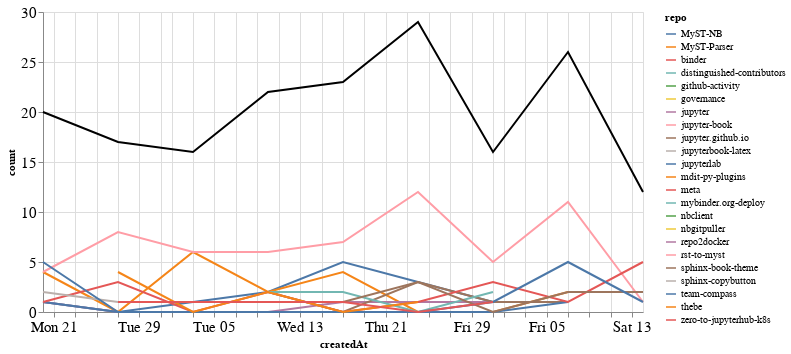

Here is the notebook cell this chart was saved with:
### Markdown cell above
### Comments

### Code cell
comments_time = comments.groupby('repo').resample('W', on='createdAt').count()['author'].reset_index()
comments_time = comments_time.rename(columns={'author': 'count'})
comments_time_total = comments_time.groupby('createdAt').agg({"count": "sum"}).reset_index()
ch1 = alt.Chart(comments_time, width=600).mark_line().encode(
    x='createdAt',
    y='count',
    color='repo',
    tooltip="repo"
)

ch2 = alt.Chart(comments_time_total, width=600).mark_line(color="black").encode(
    x='createdAt',
    y='count',
)

ch1 + ch2

### Figure 1 — Vega-Lite specification as saved in the notebook (floating-point values rounded to 4 significant figures)
{"config": {"axisLeft": {"labelFontSize": 15}, "axisBottom": {"labelFontSize": 15}}, "layer": [{"data": {"name": "data-e37dd3230e500dcab6b8db258f605a35"}, "mark": "line", "encoding": {"color": {"type": "nominal", "field": "repo"}, "tooltip": {"type": "nominal", "field": "repo"}, "x": {"type": "temporal", "field": "createdAt"}, "y": {"type": "quantitative", "field": "count"}}, "width": 600}, {"data": {"name": "data-fc7b9ab6b8c901619b9454146b9106be"}, "mark": {"type": "line", "color": "black"}, "encoding": {"x": {"type": "temporal", "field": "createdAt"}, "y": {"type": "quantitative", "field": "count"}}, "width": 600}], "$schema": "https://vega.github.io/schema/vega-lite/v4.8.1.json", "datasets": {"data-e37dd3230e500dcab6b8db258f605a35": [{"repo": "MyST-NB", "createdAt": "2020-12-20T00:00:00", "count": 1}, {"repo": "MyST-NB", "createdAt": "2020-12-27T00:00:00", "count": 0}, {"repo": "MyST-NB", "createdAt": "2021-01-03T00:00:00", "count": 1}, {"repo": "MyST-NB", "createdAt": "2021-01-10T00:00:00", "count": 2}, {"repo": "MyST-NB", "createdAt": "2021-01-17T00:00:00", "count": 5}, {"repo": "MyST-NB", "createdAt": "2021-01-24T00:00:00", "count": 3}, {"repo": "MyST-NB", "createdAt": "2021-01-31T00:00:00", "count": 1}, {"repo": "MyST-Parser", "createdAt": "2020-12-20T00:00:00", "count": 4}, {"repo": "MyST-Parser", "createdAt": "2020-12-27T00:00:00", "count": 0}, {"repo": "MyST-Parser", "createdAt": "2021-01-03T00:00:00", "count": 6}, {"repo": "MyST-Parser", "createdAt": "2021-01-10T00:00:00", "count": 2}, {"repo": "MyST-Parser", "createdAt": "2021-01-17T00:00:00", "count": 4}, {"repo": "MyST-Parser", "createdAt": "2021-01-24T00:00:00", "count": 0}, {"repo": "MyST-Parser", "createdAt": "2021-01-31T00:00:00", "count": 0}, {"repo": "MyST-Parser", "createdAt": "2021-02-07T00:00:00", "count": 2}, {"repo": "binder", "createdAt": "2021-01-31T00:00:00", "count": 1}, {"repo": "distinguished-contributors", "createdAt": "2020-12-20T00:00:00", "count": 1}, {"repo": "github-activity", "createdAt": "2021-01-17T00:00:00", "count": 2}, {"repo": "governance", "createdAt": "2021-01-24T00:00:00", "count": 1}, {"repo": "jupyter", "createdAt": "2020-12-20T00:00:00", "count": 1}, {"repo": "jupyter", "createdAt": "2020-12-27T00:00:00", "count": 0}, {"repo": "jupyter", "createdAt": "2021-01-03T00:00:00", "count": 0}, {"repo": "jupyter", "createdAt": "2021-01-10T00:00:00", "count": 0}, {"repo": "jupyter", "createdAt": "2021-01-17T00:00:00", "count": 1}, {"repo": "jupyter", "createdAt": "2021-01-24T00:00:00", "count": 1}, {"repo": "jupyter", "createdAt": "2021-01-31T00:00:00", "count": 1}, {"repo": "jupyter-book", "createdAt": "2020-12-20T00:00:00", "count": 4}, {"repo": "jupyter-book", "createdAt": "2020-12-27T00:00:00", "count": 8}, {"repo": "jupyter-book", "createdAt": "2021-01-03T00:00:00", "count": 6}, {"repo": "jupyter-book", "createdAt": "2021-01-10T00:00:00", "count": 6}, {"repo": "jupyter-book", "createdAt": "2021-01-17T00:00:00", "count": 7}, {"repo": "jupyter-book", "createdAt": "2021-01-24T00:00:00", "count": 12}, {"repo": "jupyter-book", "createdAt": "2021-01-31T00:00:00", "count": 5}, {"repo": "jupyter-book", "createdAt": "2021-02-07T00:00:00", "count": 11}, {"repo": "jupyter-book", "createdAt": "2021-02-14T00:00:00", "count": 1}, {"repo": "jupyter.github.io", "createdAt": "2021-01-10T00:00:00", "count": 2}, {"repo": "jupyter.github.io", "createdAt": "2021-01-17T00:00:00", "count": 0}, {"repo": "jupyter.github.io", "createdAt": "2021-01-24T00:00:00", "count": 3}, {"repo": "jupyter.github.io", "createdAt": "2021-01-31T00:00:00", "count": 1}, {"repo": "jupyter.github.io", "createdAt": "2021-02-07T00:00:00", "count": 1}, {"repo": "jupyterbook-latex", "createdAt": "2021-02-07T00:00:00", "count": 2}, {"repo": "jupyterlab", "createdAt": "2020-12-20T00:00:00", "count": 1}, {"repo": "jupyterlab", "createdAt": "2020-12-27T00:00:00", "count": 0}, {"repo": "jupyterlab", "createdAt": "2021-01-03T00:00:00", "count": 0}, {"repo": "jupyterlab", "createdAt": "2021-01-10T00:00:00", "count": 0}, {"repo": "jupyterlab", "createdAt": "2021-01-17T00:00:00", "count": 0}, {"repo": "jupyterlab", "createdAt": "2021-01-24T00:00:00", "count": 0}, {"repo": "jupyterlab", "createdAt": "2021-01-31T00:00:00", "count": 0}, {"repo": "jupyterlab", "createdAt": "2021-02-07T00:00:00", "count": 1}, {"repo": "mdit-py-plugins", "createdAt": "2021-02-07T00:00:00", "count": 1}, {"repo": "meta", "createdAt": "2020-12-20T00:00:00", "count": 1}, {"repo": "meta", "createdAt": "2020-12-27T00:00:00", "count": 3}, {"repo": "meta", "createdAt": "2021-01-03T00:00:00", "count": 0}, {"repo": "meta", "createdAt": "2021-01-10T00:00:00", "count": 2}, {"repo": "meta", "createdAt": "2021-01-17T00:00:00", "count": 0}, {"repo": "meta", "createdAt": "2021-01-24T00:00:00", "count": 1}, {"repo": "meta", "createdAt": "2021-01-31T00:00:00", "count": 3}, {"repo": "meta", "createdAt": "2021-02-07T00:00:00", "count": 1}, {"repo": "meta", "createdAt": "2021-02-14T00:00:00", "count": 5}, {"repo": "mybinder.org-deploy", "createdAt": "2021-01-10T00:00:00", "count": 2}, {"repo": "mybinder.org-deploy", "createdAt": "2021-01-17T00:00:00", "count": 2}, {"repo": "mybinder.org-deploy", "createdAt": "2021-01-24T00:00:00", "count": 0}, {"repo": "mybinder.org-deploy", "createdAt": "2021-01-31T00:00:00", "count": 2}, {"repo": "nbclient", "createdAt": "2021-02-14T00:00:00", "count": 3}, {"repo": "nbgitpuller", "createdAt": "2021-01-10T00:00:00", "count": 2}, {"repo": "repo2docker", "createdAt": "2021-01-24T00:00:00", "count": 4}, {"repo": "rst-to-myst", "createdAt": "2021-01-03T00:00:00", "count": 1}, {"repo": "sphinx-book-theme", "createdAt": "2021-01-10T00:00:00", "count": 1}, {"repo": "sphinx-book-theme", "createdAt": "2021-01-17T00:00:00", "count": 1}, {"repo": "sphinx-book-theme", "createdAt": "2021-01-24T00:00:00", "count": 3}, {"repo": "sphinx-book-theme", "createdAt": "2021-01-31T00:00:00", "count": 0}, {"repo": "sphinx-book-theme", "createdAt": "2021-02-07T00:00:00", "count": 2}, {"repo": "sphinx-book-theme", "createdAt": "2021-02-14T00:00:00", "count": 2}, {"repo": "sphinx-copybutton", "createdAt": "2020-12-20T00:00:00", "count": 2}, {"repo": "sphinx-copybutton", "createdAt": "2020-12-27T00:00:00", "count": 1}, {"repo": "sphinx-copybutton", "createdAt": "2021-01-03T00:00:00", "count": 1}, {"repo": "team-compass", "createdAt": "2020-12-20T00:00:00", "count": 5}, {"repo": "team-compass", "createdAt": "2020-12-27T00:00:00", "count": 0}, {"repo": "team-compass", "createdAt": "2021-01-03T00:00:00", "count": 0}, {"repo": "team-compass", "createdAt": "2021-01-10T00:00:00", "count": 0}, {"repo": "team-compass", "createdAt": "2021-01-17T00:00:00", "count": 0}, {"repo": "team-compass", "createdAt": "2021-01-24T00:00:00", "count": 0}, {"repo": "team-compass", "createdAt": "2021-01-31T00:00:00", "count": 1}, {"repo": "team-compass", "createdAt": "2021-02-07T00:00:00", "count": 5}, {"repo": "team-compass", "createdAt": "2021-02-14T00:00:00", "count": 1}, {"repo": "thebe", "createdAt": "2020-12-27T00:00:00", "count": 4}, {"repo": "thebe", "createdAt": "2021-01-03T00:00:00", "count": 0}, {"repo": "thebe", "createdAt": "2021-01-10T00:00:00", "count": 2}, {"repo": "thebe", "createdAt": "2021-01-17T00:00:00", "count": 0}, {"repo": "thebe", "createdAt": "2021-01-24T00:00:00", "count": 1}, {"repo": "zero-to-jupyterhub-k8s", "createdAt": "2020-12-27T00:00:00", "count": 1}, {"repo": "zero-to-jupyterhub-k8s", "createdAt": "2021-01-03T00:00:00", "count": 1}, {"repo": "zero-to-jupyterhub-k8s", "createdAt": "2021-01-10T00:00:00", "count": 1}, {"repo": "zero-to-jupyterhub-k8s", "createdAt": "2021-01-17T00:00:00", "count": 1}, {"repo": "zero-to-jupyterhub-k8s", "createdAt": "2021-01-24T00:00:00", "count": 0}, {"repo": "zero-to-jupyterhub-k8s", "createdAt": "2021-01-31T00:00:00", "count": 1}], "data-fc7b9ab6b8c901619b9454146b9106be": [{"createdAt": "2020-12-20T00:00:00", "count": 20}, {"createdAt": "2020-12-27T00:00:00", "count": 17}, {"createdAt": "2021-01-03T00:00:00", "count": 16}, {"createdAt": "2021-01-10T00:00:00", "count": 22}, {"createdAt": "2021-01-17T00:00:00", "count": 23}, {"createdAt": "2021-01-24T00:00:00", "count": 29}, {"createdAt": "2021-01-31T00:00:00", "count": 16}, {"createdAt": "2021-02-07T00:00:00", "count": 26}, {"createdAt": "2021-02-14T00:00:00", "count": 12}]}}
